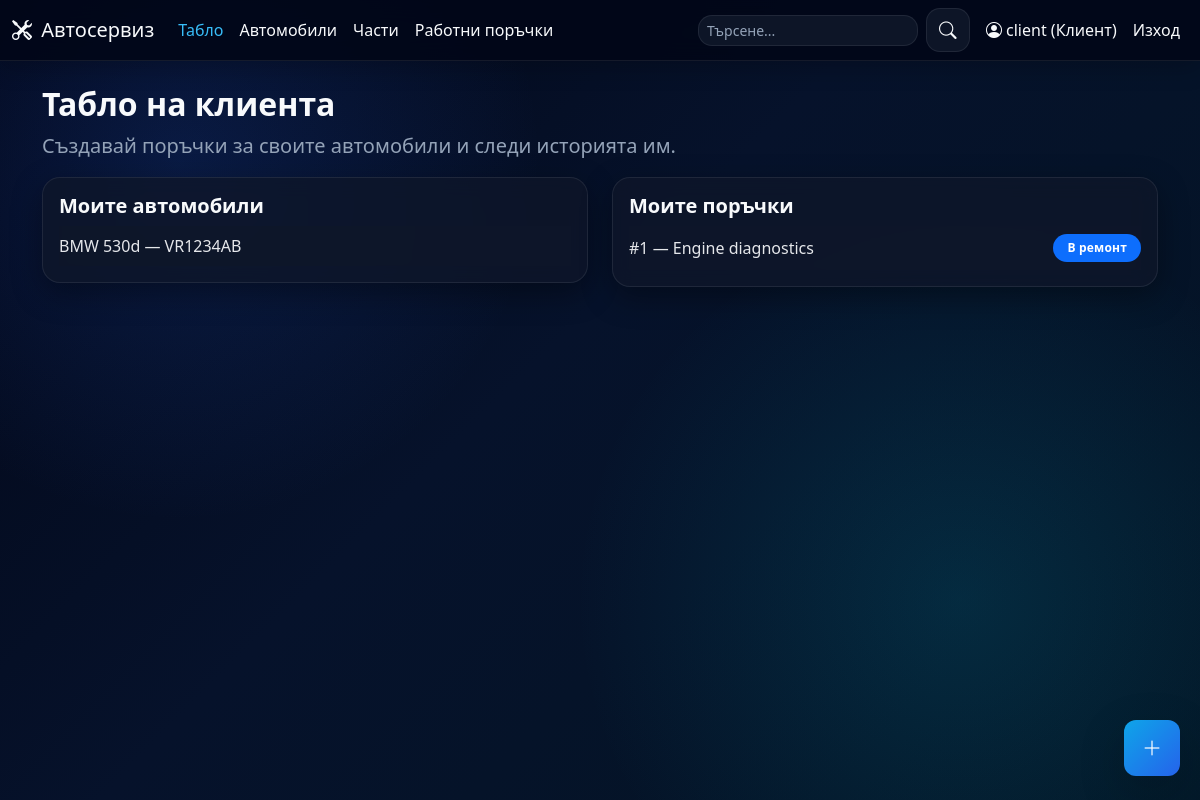
The page /dashboard (signed in) on the database its author committed.
### app/models.py (models this page shows, shortened)
class User(UserMixin, db.Model):
    id = db.Column(db.Integer, primary_key=True)
    username = db.Column(db.String(80), unique=True, nullable=False)
    password_hash = db.Column(db.String(255), nullable=False)
    role = db.Column(db.String(20), nullable=False, default='client')
    full_name = db.Column(db.String(120))
    phone = db.Column(db.String(30))
    created_at = db.Column(db.DateTime, default=datetime.now)
    cars = db.relationship('Car', backref='user', lazy=True)

class Car(db.Model):
    id = db.Column(db.Integer, primary_key=True)
    vin = db.Column(db.String(64), unique=True, nullable=False)
    registration_number = db.Column(db.String(32), unique=True)
    make = db.Column(db.String(80), nullable=False)
    model = db.Column(db.String(80), nullable=False)
    year = db.Column(db.Integer)
    owner_name = db.Column(db.String(120), nullable=False)
    owner_phone = db.Column(db.String(30))
    image_filename = db.Column(db.String(255))
    user_id = db.Column(db.Integer, db.ForeignKey('user.id'))
    created_at = db.Column(db.DateTime, default=datetime.now)
    orders = db.relationship('WorkOrder', backref='car', lazy=True, cascade='all, delete-orphan')

class WorkOrder(db.Model):
    id = db.Column(db.Integer, primary_key=True)
    title = db.Column(db.String(150), nullable=False)
    description = db.Column(db.Text, nullable=False)
    status = db.Column(db.String(30), nullable=False, default='open')
    notes = db.Column(db.Text)
    labor_cost = db.Column(db.Float, nullable=False, default=0.0)
    created_at = db.Column(db.DateTime, default=datetime.now)
    updated_at = db.Column(db.DateTime, default=datetime.now, onupdate=datetime.now)
    car_id = db.Column(db.Integer, db.ForeignKey('car.id'), nullable=False)
    client_id = db.Column(db.Integer, db.ForeignKey('user.id'))
    mechanic_id = db.Column(db.Integer, db.ForeignKey('user.id'))
    created_by_id = db.Column(db.Integer, db.ForeignKey('user.id'))
    client = db.relationship('User', foreign_keys=[client_id], backref='client_orders')
    mechanic = db.relationship('User', foreign_keys=[mechanic_id], backref='assigned_orders')
    created_by = db.relationship('User', foreign_keys=[created_by_id], backref='created_orders')
    parts = db.relationship('WorkOrderPart', backref='work_order', lazy=True, cascade='all, delete-orphan')

### app/routes_main.py (the view)
    @app.route('/dashboard')
    @login_required
    def dashboard():
        stats = {
            'cars': Car.query.count(),
            'parts': Part.query.count(),
            'orders': WorkOrder.query.count(),
            'users': User.query.count(),
            'low_stock': Part.query.filter(Part.quantity <= Part.min_quantity).count(),
            'open_orders': WorkOrder.query.filter_by(status='open').count(),
            'in_progress_orders': WorkOrder.query.filter_by(status='in_progress').count(),
            'awaiting_parts_orders': WorkOrder.query.filter_by(status='awaiting_parts').count(),
            'completed_orders': WorkOrder.query.filter_by(status='completed').count(),
        }
        recent_orders = WorkOrder.query.order_by(WorkOrder.created_at.desc()).limit(5).all()
        if current_user.role == 'manager':
            return render_template('dashboard_manager.html', stats=stats, recent_orders=recent_orders)
        if current_user.role == 'mechanic':
            assigned = WorkOrder.query.filter_by(mechanic_id=current_user.id).order_by(WorkOrder.updated_at.desc()).all()
            return render_template('dashboard_mechanic.html', stats=stats, assigned_orders=assigned)
        client_cars = Car.query.filter(client_car_filter(current_user)).order_by(Car.created_at.desc()).all()
        client_orders = (
            WorkOrder.query.join(Car)
            .filter(client_order_filter(current_user))
            .order_by(WorkOrder.created_at.desc())
            .all()
        )
        return render_template('dashboard_client.html', stats=stats, client_cars=client_cars, client_orders=client_orders)

### app/route_support.py (called while the page is built)
def register_template_helpers(app):
    @app.context_processor
    def inject_status_helpers():
        return {
            'status_label': status_label,
            'status_badge': status_badge,
            'status_meta': STATUS_META,
            'role_label': role_label,
            'pdf_export_enabled': pdf_export_available(),
        }

def normalize_phone(phone: str) -> str:
    return (phone or '').strip()

def client_phone(user: User | None) -> str | None:
    normalized = normalize_phone(getattr(user, 'phone', ''))
    return normalized or None

def client_car_filter(user: User):
    clauses = [Car.user_id == user.id]
    phone = client_phone(user)
    if phone:
        clauses.append(Car.owner_phone == phone)
    return or_(*clauses)

def client_order_filter(user: User):
    clauses = [WorkOrder.client_id == user.id, Car.user_id == user.id]
    phone = client_phone(user)
    if phone:
        clauses.append(Car.owner_phone == phone)
    return or_(*clauses)

def status_label(status: str) -> str:
    return STATUS_META.get(status, {}).get('label', status)

def status_badge(status: str) -> str:
    return STATUS_META.get(status, {}).get('badge', 'text-bg-light')

def role_label(role: str) -> str:
    return ROLE_META.get(role, role)

def load_pdf_dependencies():
    pagesizes = import_module('reportlab.lib.pagesizes')
    utils = import_module('reportlab.lib.utils')
    pdfbase = import_module('reportlab.pdfbase')
    ttfonts = import_module('reportlab.pdfbase.ttfonts')
    pdfgen = import_module('reportlab.pdfgen.canvas')
    return {
        'A4': pagesizes.A4,
        'simple_split': utils.simpleSplit,
        'pdfmetrics': pdfbase.pdfmetrics,
        'ttfont': ttfonts.TTFont,
        'canvas': pdfgen,
    }

def pdf_export_available() -> bool:
    try:
        load_pdf_dependencies()
    except ImportError:
        return False
    return True

### app/templates/dashboard_client.html
{% extends "base.html" %}
{% block content %}
<h2 class="fw-bold">Табло на клиента</h2>
<p class="lead text-muted">Създавай поръчки за своите автомобили и следи историята им.</p>
<div class="row g-4">
  <div class="col-lg-6">
    <div class="card"><div class="card-body"><h5>Моите автомобили</h5>
      <ul class="list-group list-group-flush">
        {% for car in client_cars %}
        <li class="list-group-item px-0">{{ car.make }} {{ car.model }} — {{ car.registration_number or car.vin }}</li>
        {% else %}
        <li class="list-group-item px-0 text-muted">Няма добавени автомобили.</li>
        {% endfor %}
      </ul>
    </div></div>
  </div>
  <div class="col-lg-6">
    <div class="card"><div class="card-body"><h5>Моите поръчки</h5>
      <ul class="list-group list-group-flush">
        {% for order in client_orders %}
        <li class="list-group-item px-0 d-flex justify-content-between align-items-center gap-2"><span>#{{ order.id }} — {{ order.title }}</span> <span class="badge {{ status_badge(order.status) }} status-pill">{{ status_label(order.status) }}</span></li>
        {% else %}
        <li class="list-group-item px-0 text-muted">Няма създадени поръчки.</li>
        {% endfor %}
      </ul>
    </div></div>
  </div>
</div>
{% endblock %}

### app/templates/base.html (shortened to what this page needs)
<!doctype html>
<html lang="bg">
<head>
  <link href="https://cdn.jsdelivr.net/npm/bootstrap@5.3.3/dist/css/bootstrap.min.css" rel="stylesheet">
  <link rel="stylesheet" href="https://cdn.jsdelivr.net/npm/bootstrap-icons@1.11.3/font/bootstrap-icons.min.css">
  <link rel="stylesheet" href="{{ url_for('static', filename='css/styles.css') }}">
</head>
<body>
<nav class="navbar navbar-expand-lg sticky-top">
  <div class="container-fluid">
    <a class="navbar-brand" href="{{ url_for('landing') if not current_user.is_authenticated else url_for('dashboard') }}">
      <i class="bi bi-tools me-1"></i> Автосервиз
    </a>
    <div class="collapse navbar-collapse" id="navMenu">
      {% if current_user.is_authenticated %}
      <ul class="navbar-nav me-auto mb-2 mb-lg-0">
        <li class="nav-item"><a class="nav-link {% if request.path.startswith('/dashboard') %}active{% endif %}" href="{{ url_for('dashboard') }}">Табло</a></li>
        <li class="nav-item"><a class="nav-link {% if request.path.startswith('/cars') %}active{% endif %}" href="{{ url_for('list_cars') }}">Автомобили</a></li>
        <li class="nav-item"><a class="nav-link {% if request.path.startswith('/parts') %}active{% endif %}" href="{{ url_for('list_parts') }}">Части</a></li>
        <li class="nav-item"><a class="nav-link {% if request.path.startswith('/work-orders') %}active{% endif %}" href="{{ url_for('list_work_orders') }}">Работни поръчки</a></li>
      </ul>
      {% endif %}
      <ul class="navbar-nav ms-auto align-items-center gap-2">
        {% if current_user.is_authenticated %}
        <li class="nav-item me-2 d-none d-md-block">
          <div class="input-group search-box">
            <input id="globalSearch" class="form-control form-control-sm" type="search" placeholder="Търсене...">
            <span class="input-group-text bg-white"><i class="bi bi-search"></i></span>
          </div>
        </li>
        <li class="nav-item"><span class="navbar-text"><i class="bi bi-person-circle"></i> {{ current_user.username }} ({{ role_label(current_user.role) }})</span></li>
        <li class="nav-item"><a class="nav-link text-danger" href="{{ url_for('logout') }}">Изход</a></li>
        {% else %}
        <li class="nav-item"><a class="nav-link" href="{{ url_for('login') }}">Вход</a></li>
        {% endif %}
      </ul>
    </div>
  </div>
</nav>
<div class="container py-4">
  {% block content %}{% endblock %}
</div>
{% if current_user.is_authenticated and current_user.role in ['manager', 'client'] %}
<button id="fabAdd" class="btn btn-primary btn-lg shadow-lg rounded-circle position-fixed d-flex align-items-center justify-content-center" style="right:20px;bottom:24px;width:56px;height:56px;z-index:1050;" data-bs-toggle="modal" data-bs-target="#fabModal" aria-label="Създай">
  <i class="bi bi-plus-lg" style="font-size:1.25rem"></i>
</button>
{% endif %}
</body>
</html>

### app/static/css/styles.css (style rules this page uses)
:root { --bg-1: #020617; --bg-2: #06122b; --bg-3: #031525; --surface: rgba(15, 23, 42, 0.78); --surface-strong: rgba(17, 24, 39, 0.92); --surface-soft: rgba(30, 41, 59, 0.72); --border: rgba(255, 255, 255, 0.08); --text: #e5e7eb; --text-strong: #f8fafc; --text-soft: #94a3b8; --primary: #2563eb; --primary-soft: rgba(37, 99, 235, 0.18); --cyan: #06b6d4; --cyan-soft: rgba(6, 182, 212, 0.16); --success: #22c55e; --success-soft: rgba(34, 197, 94, 0.18); --warning: #f59e0b; --warning-soft: rgba(245, 158, 11, 0.18); --secondary-soft: rgba(148, 163, 184, 0.18); --shadow: 0 10px 30px rgba(0, 0, 0, 0.35); --radius: 18px; }
html, body { min-height: 100%; }
body { margin: 0; padding: 0; color: var(--text); background: radial-gradient(circle at 15% 20%, rgba(37, 99, 235, 0.18), transparent 30%), radial-gradient(circle at 80% 75%, rgba(6, 182, 212, 0.14), transparent 34%), linear-gradient(135deg, var(--bg-1) 0%, var(--bg-2) 45%, var(--bg-3) 100%); background-attachment: fixed; }
h1, h2, h3, h4, h5, h6 { color: var(--text-strong); font-weight: 700; }
p, label, small, span, div, li { color: inherit; }
.text-muted, .muted, .page-subtitle, .subtitle, .small-muted { color: var(--text-soft) !important; }
a { color: #7dd3fc; text-decoration: none; }
.navbar { background: rgba(2, 6, 23, 0.88) !important; backdrop-filter: blur(12px); border-bottom: 1px solid var(--border); box-shadow: 0 6px 24px rgba(0, 0, 0, 0.22); }
.navbar-brand, .navbar .nav-link, .navbar span, .navbar a, .navbar .text-dark, .navbar .text-muted { color: var(--text-strong) !important; }
.navbar .nav-link:hover, .navbar .nav-link.active { color: #38bdf8 !important; }
.form-control, .form-select, .navbar input, input[type="text"], input[type="search"], input[type="number"], input[type="date"], input[type="email"], input[type="password"], textarea, select { background: rgba(15, 23, 42, 0.92) !important; color: var(--text-strong) !important; border: 1px solid var(--border) !important; border-radius: 12px !important; box-shadow: none !important; }
.form-control::placeholder, .navbar input::placeholder, textarea::placeholder { color: var(--text-soft) !important; }
.btn { border-radius: 12px !important; font-weight: 600; border: none !important; }
.btn-primary, .btn-success, .btn-info { color: white !important; }
.btn-primary { background: linear-gradient(135deg, #0ea5e9, #2563eb) !important; }
.search-box { display: flex !important; align-items: center; gap: 0.55rem; }
.search-box .form-control { min-width: 220px; border-radius: 14px !important; }
.search-box .input-group-text { display: inline-flex; align-items: center; justify-content: center; width: 44px; height: 44px; padding: 0; background: rgba(15, 23, 42, 0.92) !important; color: var(--text-strong) !important; border: 1px solid var(--border) !important; border-radius: 14px !important; }
.search-box .input-group-text i { font-size: 1.1rem; }
.card, .content-card, .dashboard-card, .glass-card, .section-box, .widget-box, .filter-box, .stats-card, .order-item { background: var(--surface) !important; color: var(--text) !important; border: 1px solid var(--border) !important; border-radius: var(--radius) !important; box-shadow: var(--shadow); backdrop-filter: blur(10px); }
.table-light, .bg-white, .bg-light, .bg-body, .bg-body-tertiary { background: transparent !important; }
.badge { border-radius: 999px !important; padding: 8px 14px !important; font-weight: 700; letter-spacing: 0.2px; }
.list-group-item { background: rgba(15, 23, 42, 0.78) !important; color: var(--text) !important; border-color: rgba(255, 255, 255, 0.06) !important; }

### rows shown on the page
User: username "client", role "Клиент"
Car: make "BMW", model "530d", registration_number "VR1234AB"
WorkOrder: id "1", title "Engine diagnostics", status "В ремонт"
